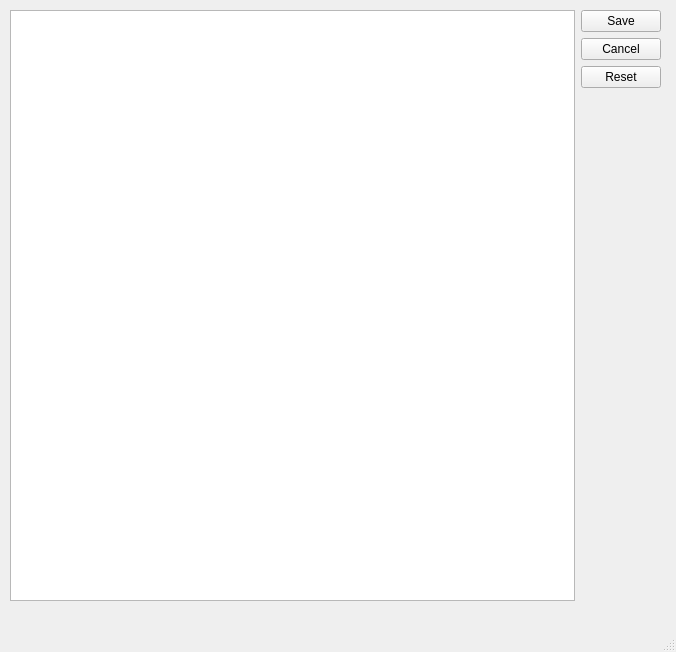
<?xml version="1.0" encoding="UTF-8"?>
<ui version="4.0">
 <class>MainWindow</class>
 <widget class="QMainWindow" name="MainWindow">
  <property name="geometry">
   <rect>
    <x>0</x>
    <y>0</y>
    <width>676</width>
    <height>652</height>
   </rect>
  </property>
  <property name="windowTitle">
   <string>Weight Editor</string>
  </property>
  <widget class="QWidget" name="centralwidget">
   <widget class="QWidget" name="gridLayoutWidget">
    <property name="geometry">
     <rect>
      <x>10</x>
      <y>10</y>
      <width>651</width>
      <height>591</height>
     </rect>
    </property>
    <layout class="QGridLayout" name="gridLayout">
     <item row="0" column="0">
      <layout class="QHBoxLayout" name="horizontalLayout">
       <item>
        <widget class="QTableWidget" name="weightTableWidget"/>
       </item>
       <item>
        <layout class="QVBoxLayout" name="verticalLayout">
         <item>
          <widget class="QPushButton" name="saveButton">
           <property name="sizePolicy">
            <sizepolicy hsizetype="Minimum" vsizetype="Fixed">
             <horstretch>0</horstretch>
             <verstretch>0</verstretch>
            </sizepolicy>
           </property>
           <property name="minimumSize">
            <size>
             <width>0</width>
             <height>0</height>
            </size>
           </property>
           <property name="text">
            <string>Save</string>
           </property>
          </widget>
         </item>
         <item>
          <widget class="QPushButton" name="cancelButton">
           <property name="text">
            <string>Cancel</string>
           </property>
          </widget>
         </item>
         <item>
          <widget class="QPushButton" name="resetButton">
           <property name="text">
            <string>Reset</string>
           </property>
          </widget>
         </item>
         <item>
          <spacer name="verticalSpacer">
           <property name="orientation">
            <enum>Qt::Vertical</enum>
           </property>
           <property name="sizeHint" stdset="0">
            <size>
             <width>20</width>
             <height>40</height>
            </size>
           </property>
          </spacer>
         </item>
        </layout>
       </item>
      </layout>
     </item>
    </layout>
   </widget>
  </widget>
  <widget class="QMenuBar" name="menubar">
   <property name="geometry">
    <rect>
     <x>0</x>
     <y>0</y>
     <width>676</width>
     <height>24</height>
    </rect>
   </property>
  </widget>
  <widget class="QStatusBar" name="statusbar"/>
 </widget>
 <resources/>
 <connections/>
</ui>
